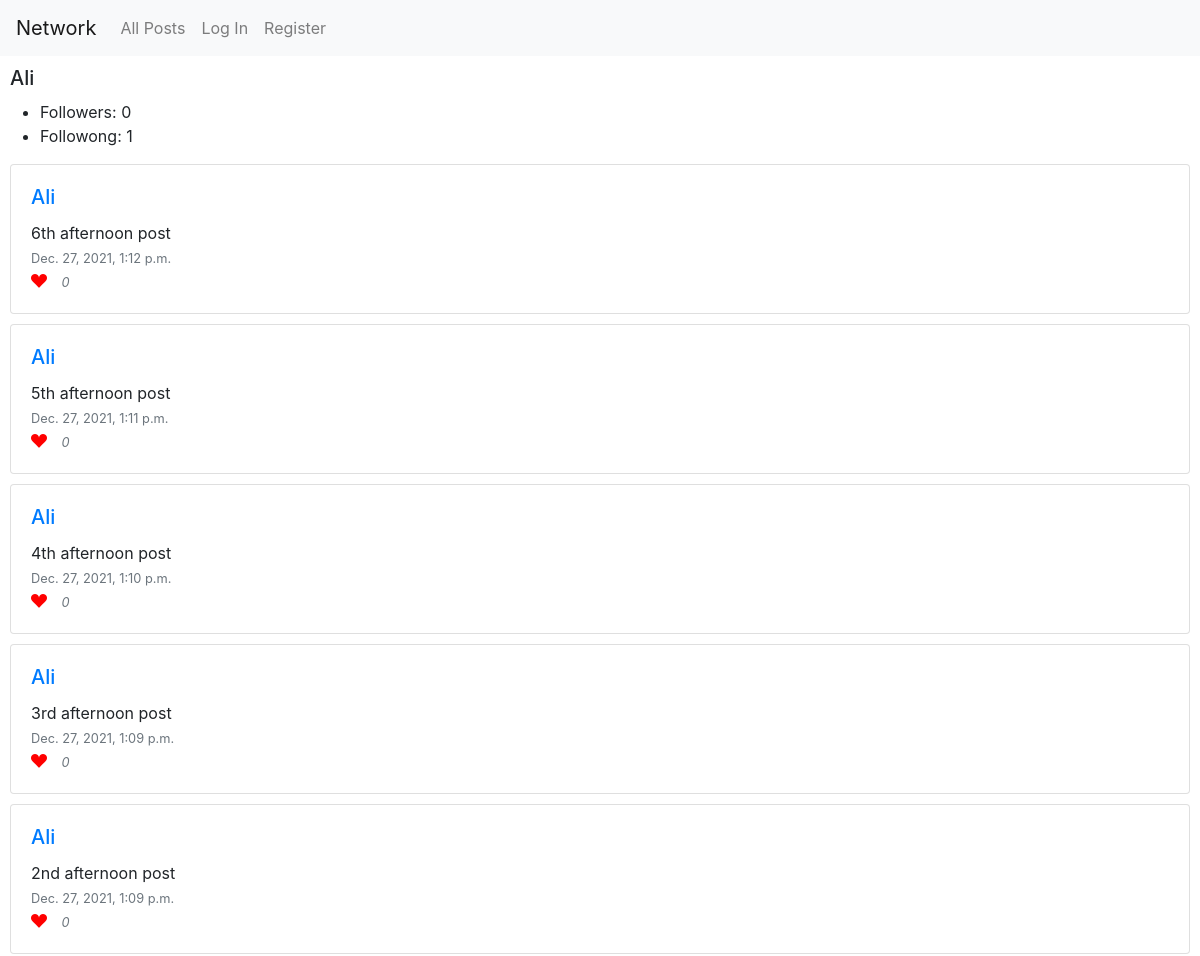
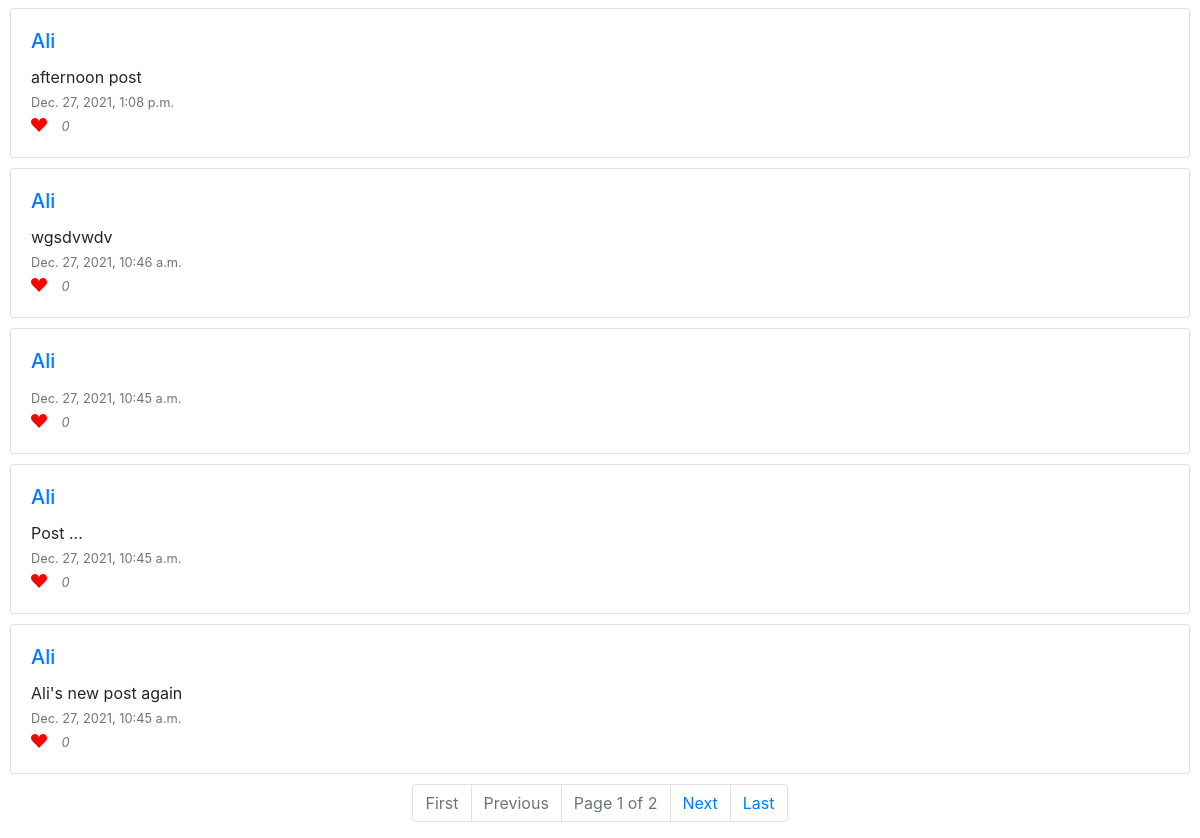
The page /user/Ali on the database as committed earlier (2 pictures, top to bottom).
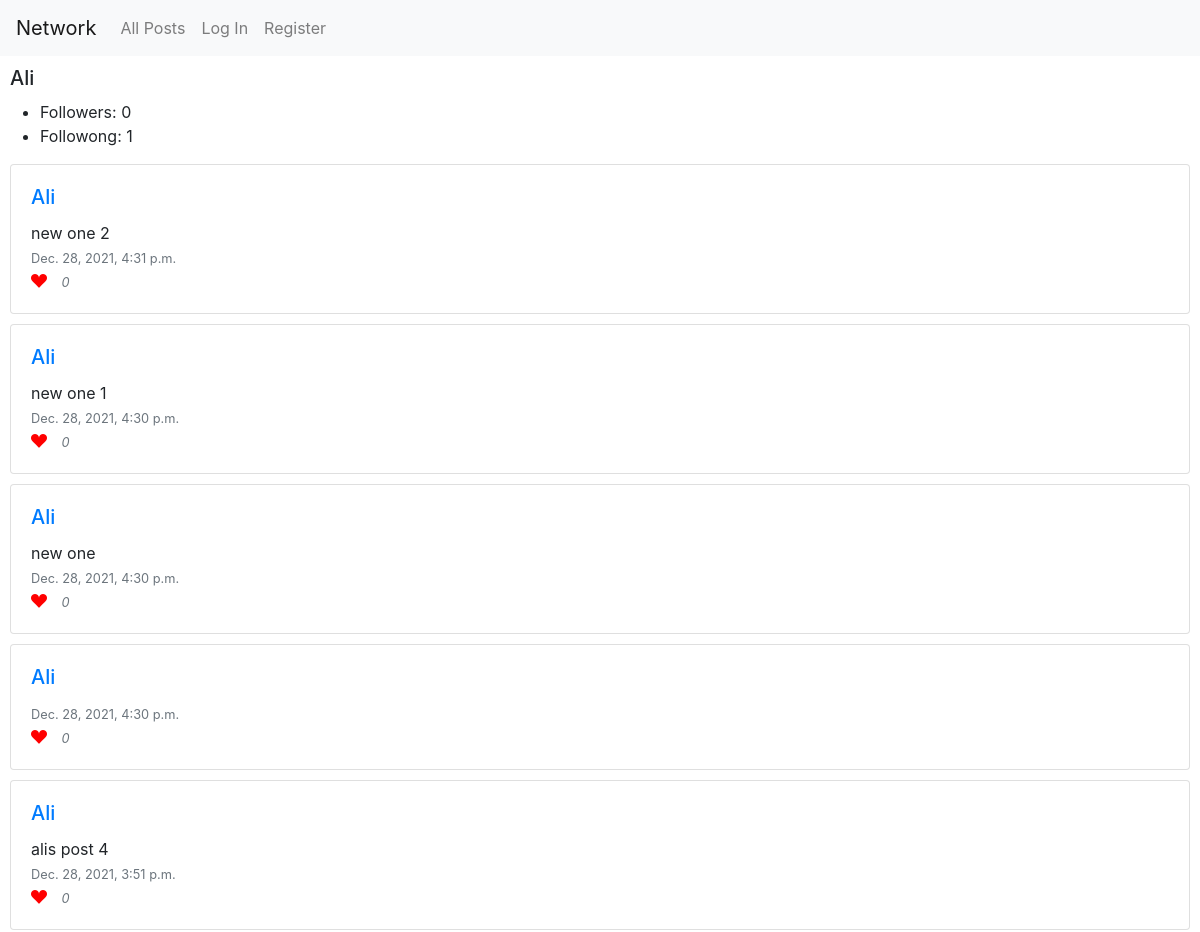
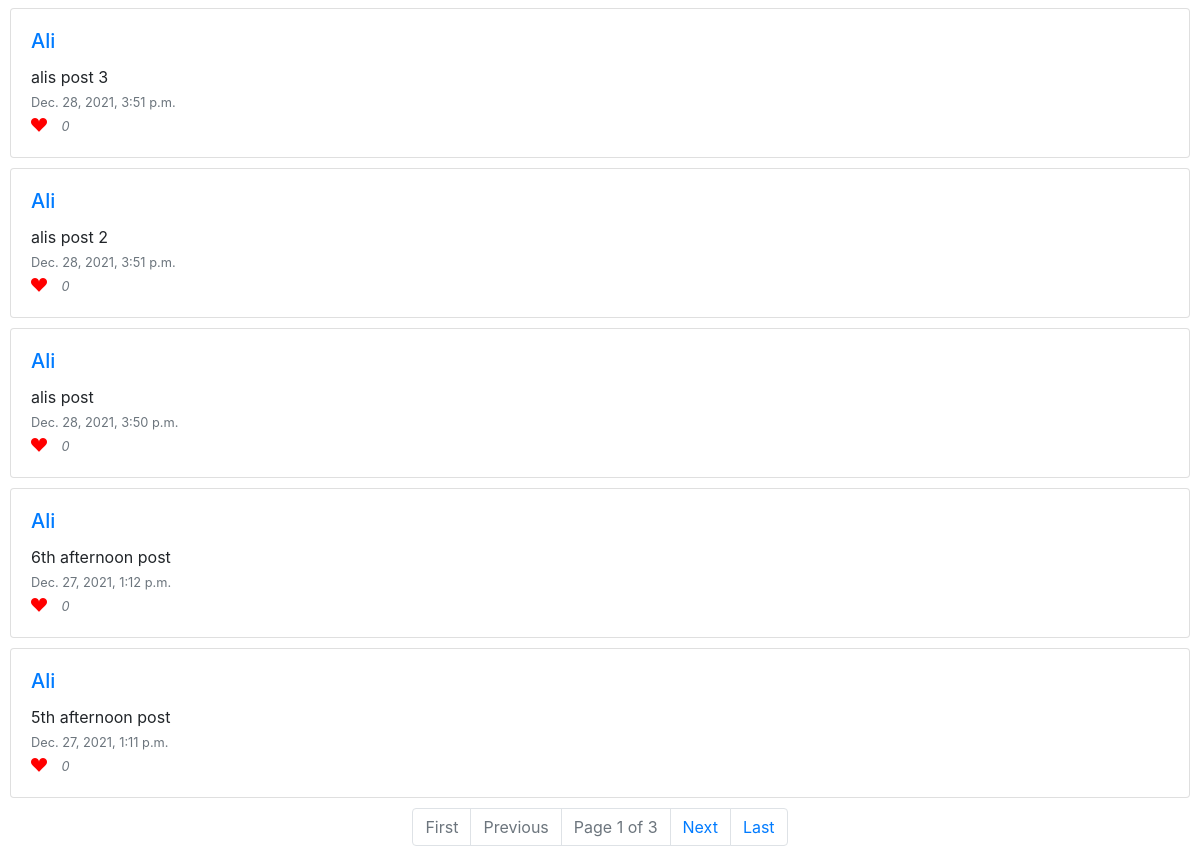
The same page on the database as committed later (2 pictures, top to bottom).
### network/models.py (models this page shows, shortened)
class Post(models.Model):
    poster = ForeignKey(User, on_delete=models.CASCADE, related_name="posts")
    content = TextField(blank=True)
    timestamp = models.DateTimeField(auto_now_add=True)
    likes = ManyToManyField(User, blank=True, related_name="liked_posts")

class User(AbstractUser):
    def __str__(self):
        return f"{self.username}"
    def set_following(self):
        return set([rel.followed for rel in self.followed.all()])
    def set_followers(self):
        return set([rel.follower for rel in self.followers.all()])
    def NumberFollowers(self):
        return len(self.set_followers())
    def NumberFollowing(self):
        return len(self.set_following())

### network/views.py (the view)
# urls.py: path("user/<str:username>", views.user_page, name="user_page"),
def user_page(request, username):
    user_to_view = User.objects.get(username = username)
    if request.user.is_authenticated:
        followed_status = request.user.is_follower(user_to_view)
    else:
        followed_status = None
    posts = Post.objects.filter(poster = user_to_view)
    if posts.count() == 0:
        return render(request, 'network/user_page.html', {
            "user_to_view": user_to_view,
            "message": "No posts so far for this user",
            "followed_status": followed_status
        })
    posts = posts.order_by("-timestamp").all()
    paginator = Paginator(posts, 10)
    if request.GET.get('page'):
        page_number = request.GET.get('page')
    else:
        page_number = 1
    page_obj = paginator.get_page(page_number)
    return render(request, "network/user_page.html", {
        "user_to_view": user_to_view,
        'page_obj': page_obj,
        "followed_status": followed_status
    })

### network/templates/network/user_page.html (shortened to what this page needs)
{% extends "network/layout.html" %}
{% load static %}
{% block body %}
    <div id="session_name">
        <h5>{{ user_to_view.username }}</h5>
    </div>
    <div>
        <ul>
            <li>Followers: {{user_to_view.NumberFollowers}}</li>
            <li>Followong: {{user_to_view.NumberFollowing}}</li>
        </ul>
    </div>
    {% include "./display_posts.html" %}
{% endblock %}

### network/templates/network/display_posts.html (shortened to what this page needs)
{% if page_obj %}
    <div id="session_posts">
        {% for post in page_obj %}
            <div class="card">
                <div class="card-body" data-post_id = {{post.id}}>
                    <h5 class="card-title"> <a href="{% url 'user_page' post.poster %}">{{post.poster}}</a> </h5>
                    <div id="content">
                        <p class="card-text" id="post_content"> {{ post.content }}</p>
                    </div>
                    <p class="card-text"> <small class="text-muted">{{post.timestamp}}</small></p>
                    <i class="bi bi-suit-heart-fill"> <small class="text-muted" id="likes_number">0</small> </i>
                </div>
            </div>
        {% endfor %}
    </div>
    <nav aria-label="Page navigation example">
    <ul class="pagination justify-content-center">
        {% if page_obj.has_previous %}
            <li class="page-item"><a class="page-link" href="?page=1">First</a></li>
            <li class="page-item"><a class="page-link" href="?page={{ page_obj.previous_page_number }}">Previous</a></li>
        {% else %}
            <li class="page-item disabled"><a class="page-link" href="?page=1">First</a></li>
            <li class="page-item disabled"><a class="page-link" href="#">Previous</a></li>
        {% endif %}
        <li class="page-item disabled"><a class="page-link" href="#">Page {{ page_obj.number }} of {{ page_obj.paginator.num_pages }}</a></li>
        {% if page_obj.has_next %}
            <li class="page-item"><a class="page-link" href="?page={{ page_obj.next_page_number }}">Next</a></li>
            <li class="page-item"><a class="page-link" href="?page={{ page_obj.paginator.num_pages }}">Last</a></li>
        {% else %}
        <li class="page-item disabled"><a class="page-link" href="#">Next</a></li>
        <li class="page-item disabled"><a class="page-link" href="?page={{ page_obj.paginator.num_pages }}">Last</a></li>
        {% endif %}
    </ul>
    </nav>
{% endif %}

Rows that differ between the two databases and show on the page:
no longer on this page (row unchanged): Post: poster "Ali", content "4th afternoon post", timestamp "Dec. 27, 2021, 1:10 p.m."
no longer on this page (row unchanged): Post: poster "Ali", content "3rd afternoon post", timestamp "Dec. 27, 2021, 1:09 p.m."
no longer on this page (row unchanged): Post: poster "Ali", content "2nd afternoon post", timestamp "Dec. 27, 2021, 1:09 p.m."
no longer on this page (row unchanged): Post: poster "Ali", content "afternoon post", timestamp "Dec. 27, 2021, 1:08 p.m."
no longer on this page (row unchanged): Post: poster "Ali", content "wgsdvwdv", timestamp "Dec. 27, 2021, 10:46 a.m."
no longer on this page (row unchanged): Post: poster "Ali", timestamp "Dec. 27, 2021, 10:45 a.m."
no longer on this page (row unchanged): Post: poster "Ali", content "Post ...", timestamp "Dec. 27, 2021, 10:45 a.m."
no longer on this page (row unchanged): Post: poster "Ali", content "Ali's new post again", timestamp "Dec. 27, 2021, 10:45 a.m."
added Post: poster "Ali", content "new one 2", timestamp "Dec. 28, 2021, 4:31 p.m."
added Post: poster "Ali", content "new one 1", timestamp "Dec. 28, 2021, 4:30 p.m."
added Post: poster "Ali", content "new one", timestamp "Dec. 28, 2021, 4:30 p.m."
added Post: poster "Ali", timestamp "Dec. 28, 2021, 4:30 p.m."
added Post: poster "Ali", content "alis post 4", timestamp "Dec. 28, 2021, 3:51 p.m."
added Post: poster "Ali", content "alis post 3", timestamp "Dec. 28, 2021, 3:51 p.m."
added Post: poster "Ali", content "alis post 2", timestamp "Dec. 28, 2021, 3:51 p.m."
added Post: poster "Ali", content "alis post", timestamp "Dec. 28, 2021, 3:50 p.m."
Other text that changed with them:
{{ page_obj.paginator.num_pages }}: "2" → "3"
